Frame 1 (no input): blank canvas, image omitted
Frame 60 (no input): blank canvas, image omitted
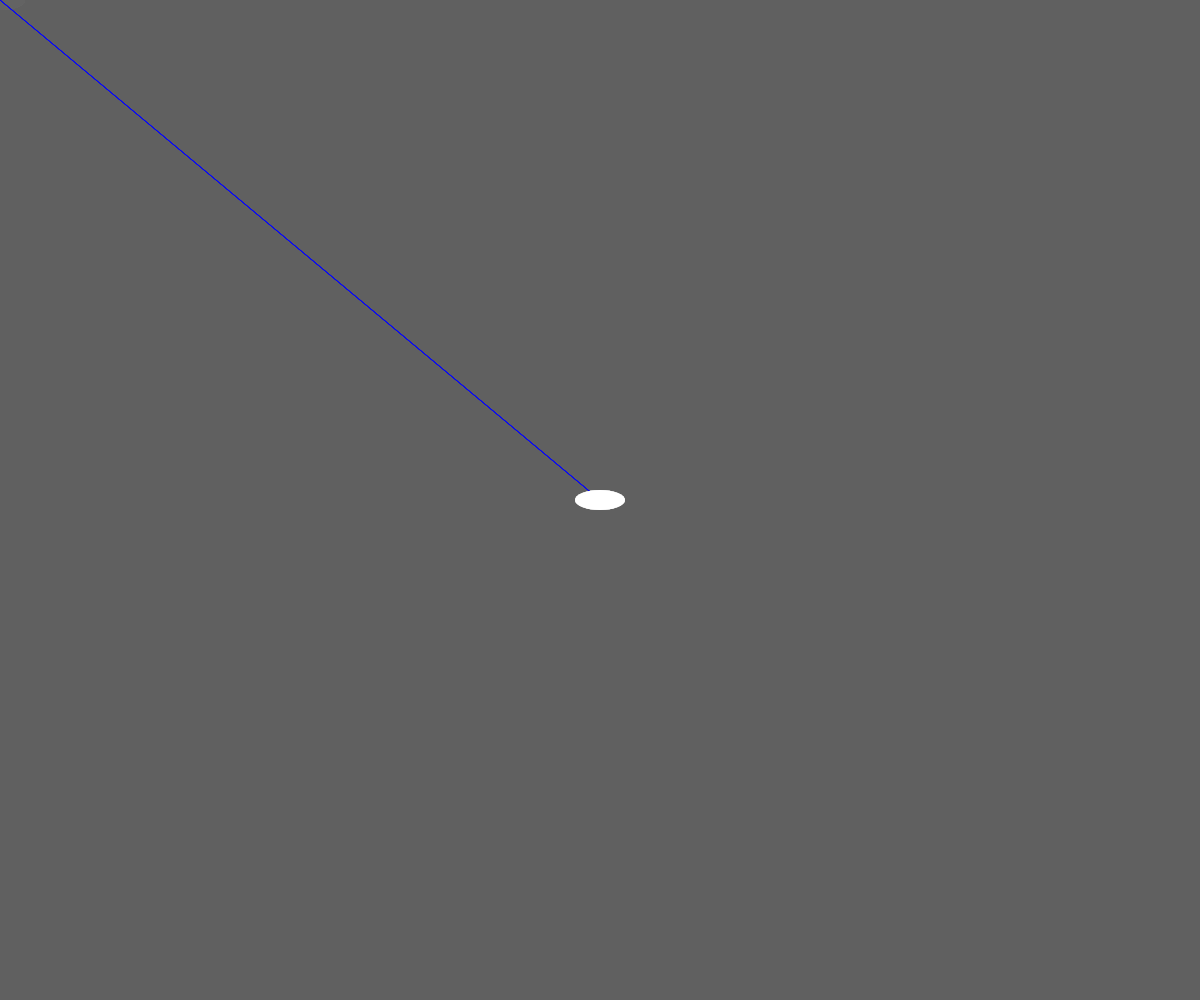
Frame 120 (the mouse pressed at the canvas centre since frame 60)

The p5.js sketch whose frames 1 and 60 were blank and that drew this single picture after the mouse press (run headless with seeded random() and noise() and a simulated clock; from frame 60 on, the mouse is pressed at the canvas centre):

// p5.js sketch
// ── sketch.js

// OferS

// "weird drawing tool"
// i was just playing around 


function setup(){

    createCanvas(windowWidth, windowHeight)
    // background(100);
    
    // noStroke();
    // strokeWeight(5)
  //frameRate(2)

}

function draw(){

    background(100,50);


    stroke(0,0,255)
    line(0,0, mouseX, mouseY )
    noStroke();
    ellipse(mouseX, mouseY, 50,20)

    console.log(mouseX, mouseY);
    

}
